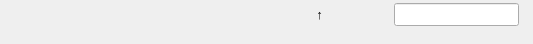
<?xml version="1.0" encoding="UTF-8"?>
<ui version="4.0">
 <class>FileBrowser</class>
 <widget class="QWidget" name="FileBrowser">
  <property name="geometry">
   <rect>
    <x>0</x>
    <y>0</y>
    <width>533</width>
    <height>44</height>
   </rect>
  </property>
  <property name="font">
   <font>
    <pointsize>10</pointsize>
   </font>
  </property>
  <property name="windowTitle">
   <string>Form</string>
  </property>
  <layout class="QVBoxLayout">
   <property name="spacing">
    <number>3</number>
   </property>
   <property name="margin">
    <number>3</number>
   </property>
   <item>
    <layout class="QHBoxLayout">
     <property name="spacing">
      <number>3</number>
     </property>
     <item>
      <widget class="QLabel" name="dirLabel">
       <property name="font">
        <font>
         <pointsize>10</pointsize>
        </font>
       </property>
       <property name="text">
        <string/>
       </property>
      </widget>
     </item>
     <item>
      <widget class="QToolButton" name="dirToolButton">
       <property name="font">
        <font>
         <pointsize>10</pointsize>
        </font>
       </property>
       <property name="focusPolicy">
        <enum>Qt::NoFocus</enum>
       </property>
       <property name="toolTip">
        <string>Locate Folder    (Ctrl+O)</string>
       </property>
       <property name="text">
        <string/>
       </property>
       <property name="icon">
        <iconset resource="../../images/ove2xml.qrc">
         <normaloff>:/folder.png</normaloff>:/folder.png</iconset>
       </property>
       <property name="autoRaise">
        <bool>true</bool>
       </property>
      </widget>
     </item>
     <item>
      <widget class="QToolButton" name="intoToolButton">
       <property name="font">
        <font>
         <pointsize>10</pointsize>
        </font>
       </property>
       <property name="focusPolicy">
        <enum>Qt::NoFocus</enum>
       </property>
       <property name="toolTip">
        <string>Into Folder    (Enter)</string>
       </property>
       <property name="text">
        <string/>
       </property>
       <property name="icon">
        <iconset resource="../../images/ove2xml.qrc">
         <normaloff>:/folder.into.png</normaloff>:/folder.into.png</iconset>
       </property>
       <property name="autoRaise">
        <bool>true</bool>
       </property>
      </widget>
     </item>
     <item>
      <widget class="QToolButton" name="upToolButton">
       <property name="font">
        <font>
         <pointsize>10</pointsize>
        </font>
       </property>
       <property name="focusPolicy">
        <enum>Qt::NoFocus</enum>
       </property>
       <property name="toolTip">
        <string>Out Folder   (Backspace)</string>
       </property>
       <property name="text">
        <string>↑</string>
       </property>
       <property name="icon">
        <iconset resource="../../images/ove2xml.qrc">
         <normaloff>:/folder.out.png</normaloff>:/folder.out.png</iconset>
       </property>
       <property name="autoRaise">
        <bool>true</bool>
       </property>
      </widget>
     </item>
     <item>
      <spacer name="horizontalSpacer">
       <property name="orientation">
        <enum>Qt::Horizontal</enum>
       </property>
       <property name="sizeType">
        <enum>QSizePolicy::Fixed</enum>
       </property>
       <property name="sizeHint" stdset="0">
        <size>
         <width>60</width>
         <height>20</height>
        </size>
       </property>
      </spacer>
     </item>
     <item>
      <widget class="QLineEdit" name="searchEdit">
       <property name="sizePolicy">
        <sizepolicy hsizetype="Fixed" vsizetype="Fixed">
         <horstretch>0</horstretch>
         <verstretch>0</verstretch>
        </sizepolicy>
       </property>
       <property name="focusPolicy">
        <enum>Qt::ClickFocus</enum>
       </property>
      </widget>
     </item>
     <item>
      <widget class="QLabel" name="label">
       <property name="sizePolicy">
        <sizepolicy hsizetype="Fixed" vsizetype="Fixed">
         <horstretch>0</horstretch>
         <verstretch>0</verstretch>
        </sizepolicy>
       </property>
       <property name="text">
        <string/>
       </property>
       <property name="pixmap">
        <pixmap resource="../../images/ove2xml.qrc">:/folder.search.png</pixmap>
       </property>
      </widget>
     </item>
    </layout>
   </item>
   <item>
    <widget class="QWidget" name="widget" native="true">
     <property name="font">
      <font>
       <pointsize>10</pointsize>
      </font>
     </property>
     <property name="focusPolicy">
      <enum>Qt::NoFocus</enum>
     </property>
    </widget>
   </item>
  </layout>
 </widget>
 <resources>
  <include location="../../images/ove2xml.qrc"/>
 </resources>
 <connections/>
</ui>
